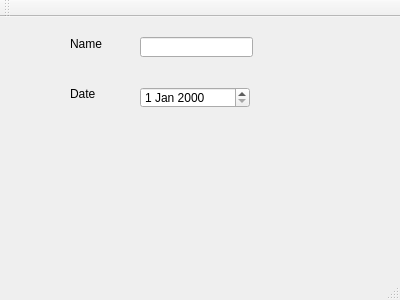
<?xml version="1.0" encoding="UTF-8"?>
<ui version="4.0">
 <class>MainWindow</class>
 <widget class="QMainWindow" name="MainWindow">
  <property name="geometry">
   <rect>
    <x>0</x>
    <y>0</y>
    <width>400</width>
    <height>300</height>
   </rect>
  </property>
  <property name="windowTitle">
   <string>MainWindow</string>
  </property>
  <widget class="QWidget" name="centralWidget">
   <widget class="QLabel" name="nameLine">
    <property name="geometry">
     <rect>
      <x>70</x>
      <y>20</y>
      <width>47</width>
      <height>13</height>
     </rect>
    </property>
    <property name="text">
     <string>Name</string>
    </property>
   </widget>
   <widget class="QLabel" name="dateLine">
    <property name="geometry">
     <rect>
      <x>70</x>
      <y>70</y>
      <width>47</width>
      <height>13</height>
     </rect>
    </property>
    <property name="text">
     <string>Date</string>
    </property>
   </widget>
   <widget class="QLineEdit" name="nameEdit">
    <property name="geometry">
     <rect>
      <x>140</x>
      <y>20</y>
      <width>113</width>
      <height>20</height>
     </rect>
    </property>
   </widget>
   <widget class="QDateEdit" name="dateEdit">
    <property name="geometry">
     <rect>
      <x>140</x>
      <y>70</y>
      <width>110</width>
      <height>21</height>
     </rect>
    </property>
   </widget>
  </widget>
  <widget class="QMenuBar" name="menuBar">
   <property name="geometry">
    <rect>
     <x>0</x>
     <y>0</y>
     <width>400</width>
     <height>21</height>
    </rect>
   </property>
  </widget>
  <widget class="QToolBar" name="mainToolBar">
   <attribute name="toolBarArea">
    <enum>TopToolBarArea</enum>
   </attribute>
   <attribute name="toolBarBreak">
    <bool>false</bool>
   </attribute>
  </widget>
  <widget class="QStatusBar" name="statusBar"/>
 </widget>
 <layoutdefault spacing="6" margin="11"/>
 <resources/>
 <connections/>
</ui>
